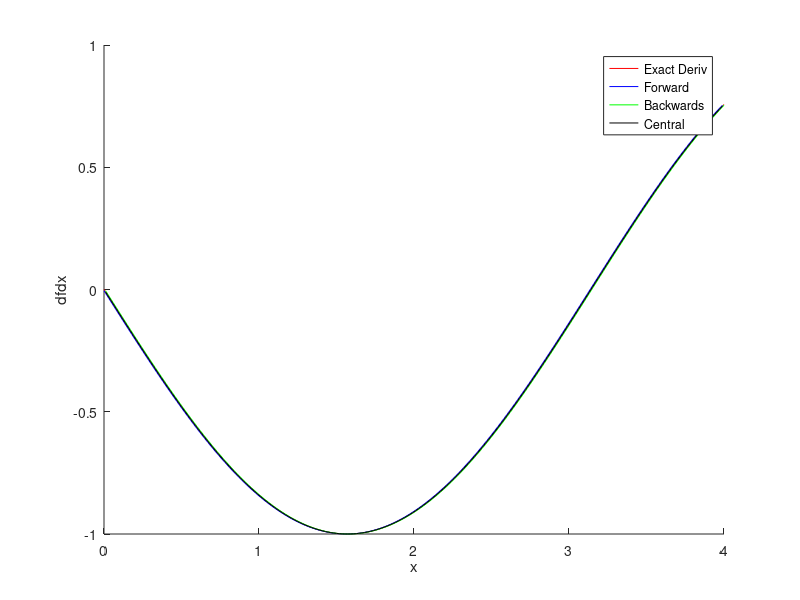
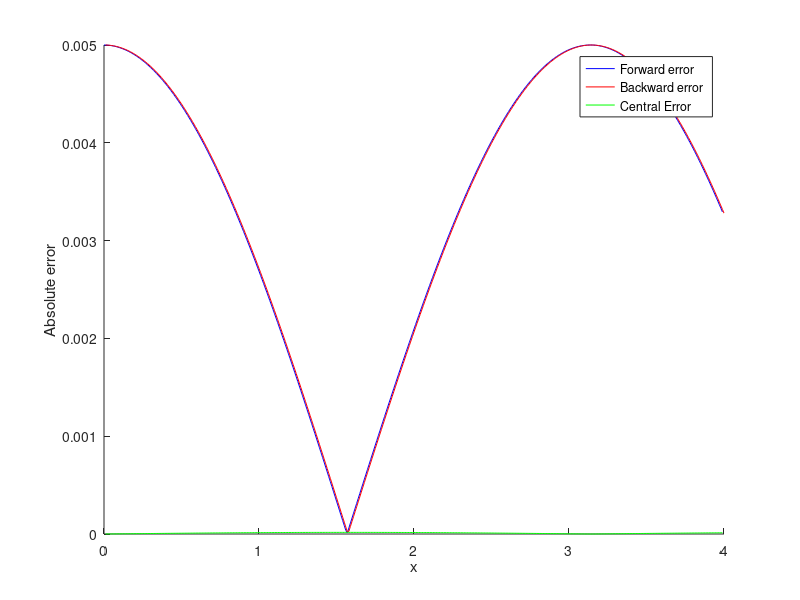

Write the MATLAB code that produced these figures, in order.

close all; clear all; clc;


h = 0.01; 

xs = 0 : h : 4; 

fs = cos(xs);
dfdx = - sin(xs);

n = length(xs);


% forward diff
dfdx_forward = NaN(1, n);
for ii = 1:n-1
    dfdx_forward(ii) = (cos(xs(ii + 1)) - cos(xs(ii))) / h; 
end

% Vectorized forward diff
dfdx_forward_vec = NaN(1, n);
dfdx_forward_vec(1, 1:n-1) = (cos(xs(2:n)) - cos(xs(1:n-1))) ./ h; 



% backwards diff
dfdx_backwards = NaN(1, n);
for ii = 2:n
    dfdx_backwards(ii) = (cos(xs(ii)) - cos(xs(ii-1))) / h; 
end
% Vectorized backward diff
dfdx_backward_vec = NaN(1, n);
dfdx_backward_vec(1, 2:n) = (cos(xs(2:n)) - cos(xs(1:n-1))) ./ h; 





% central diff
dfdx_central = NaN(1,n);
for ii = 2:n-1
    dfdx_central(ii) = (cos(xs(ii + 1)) - cos(xs(ii - 1))) / (2*h); 
end

%midpoint of 3,1 = 2, midpoint of n, n-2 = n-1
dfdx_central_vec = NaN(1,n);
dfdx_central_vec(1, 2:n-1) = (cos(xs(3:n)) - cos(xs(1:n-2))) ./ (2*h);






%%% PLOTTING
figure(1); clf; hold on
plot(xs, dfdx, 'r')
plot(xs, dfdx_forward_vec, 'b')
plot(xs, dfdx_backward_vec, 'g')
plot(xs, dfdx_central_vec, 'k')
xlabel('x')
ylabel('dfdx')
legend('Exact Deriv', 'Forward', 'Backwards', 'Central')




%% Errors
error_forward = abs(dfdx_forward_vec - dfdx); 
error_backward = abs(dfdx_backward_vec - dfdx);
error_central = abs(dfdx_central_vec - dfdx);

figure(2); clf; hold on
plot(xs, error_forward, 'b')
plot(xs, error_backward, 'r')
plot(xs, error_central, 'g')
xlabel('x')
ylabel('Absolute error')
legend('Forward error', 'Backward error', 'Central Error')
